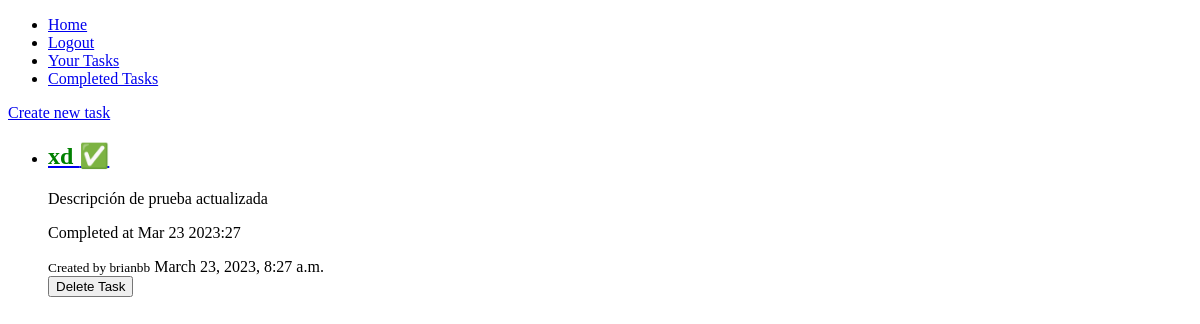
The app's page /tasks/completed (signed in), older data.
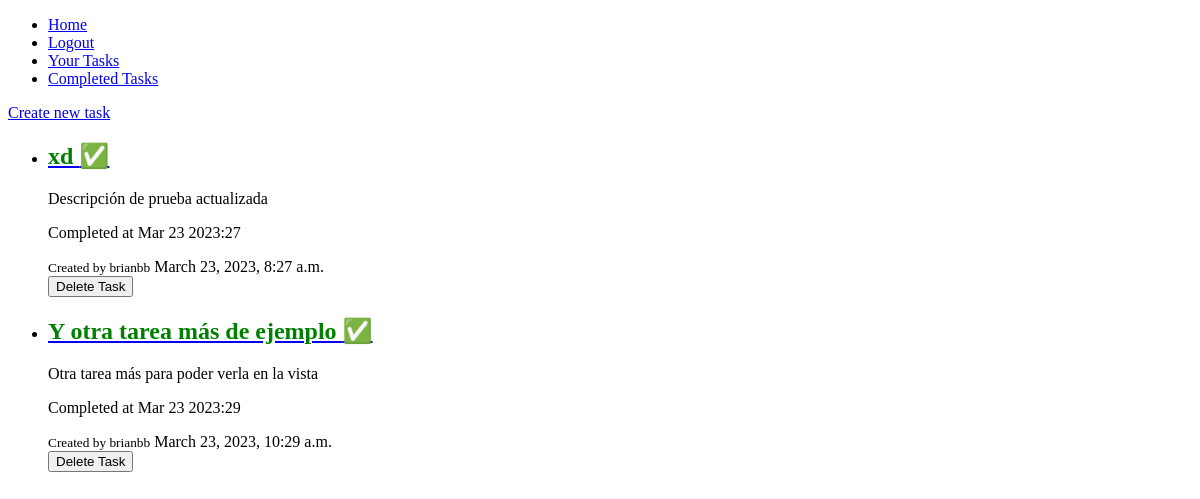
The same page, newer data.
### tasks/models.py (models this page shows, shortened)
class Task(models.Model):
    title = models.CharField(max_length=100)
    description = models.TextField(blank=True)
    created_at = models.DateTimeField(auto_now_add=True)
    dateCompleted = models.DateTimeField(blank=True, null=True)
    important = models.BooleanField(default=False)
    user = models.ForeignKey(User, on_delete=models.CASCADE)

### tasks/views.py (the view)
# urls.py: path('tasks/completed', views.completedTasks, name='completedTasks'),
@login_required
@permission_required('tasks.change_task')
def completedTasks(request):
    tasks = Task.objects.filter(user=request.user, dateCompleted__isnull=False)
    return render(request, 'tasks/completed.html', {
        'tasks': tasks,
    })

### tasks/templates/tasks/completed.html (shortened to what this page needs)
{% extends 'layouts/base.html' %}
{% block 'content' %}
<a href="{% url 'createTask' %}">Create new task</a>
<ul>
    {% for task in tasks %}
    <li>
        <a href="{% url 'taskDetailsView' task.id %}">
            <h2 style="color:green">{{task.title}} ✅</h2>
        </a>
        <p>{{task.description}}</p>
        <p>Completed at {{task.dateCompleted|date:'M j Y:i'}}</p>
        <small>Created by {{task.user}}</small>
        {{task.dateCompleted}}
        <form action="{% url 'deleteTask' task.id %}">
            <button>
                Delete Task
            </button>
        </form>
    </li>
    {% endfor %}
</ul>
{% endblock %}

Row changes from the older to the newer data that the page shows:
now on this page (row edited): Task: title "Y otra tarea más de ejemplo", description "Otra tarea más para poder verla en la vista", dateCompleted "Mar 23 2023:29", user "brianbb", dateCompleted "March 23, 2023, 10:29 a.m."
